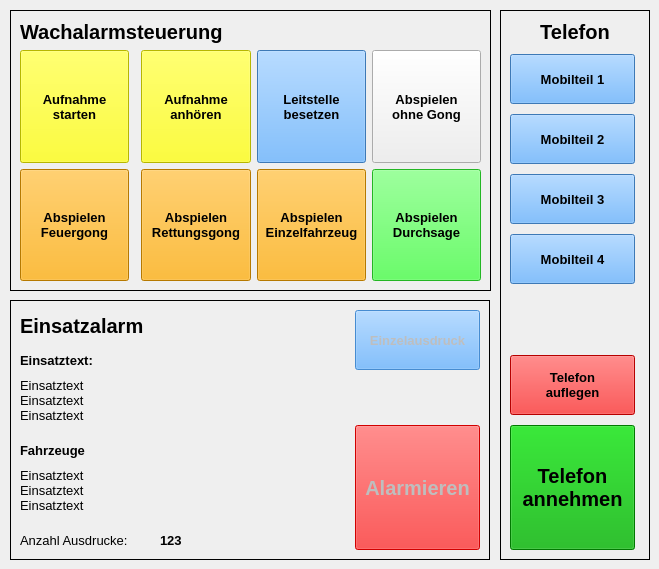
     <widget class="QWidget" name="page_telefon">
      <widget class="QFrame" name="frame_aufnahme_2">
       <property name="geometry">
        <rect>
         <x>10</x>
         <y>10</y>
         <width>481</width>
         <height>281</height>
        </rect>
       </property>
       <property name="frameShape">
        <enum>QFrame::Box</enum>
       </property>
       <layout class="QGridLayout" name="gridLayout_5">
        <item row="1" column="3">
         <widget class="QToolButton" name="toolButton_leitstelle_2">
          <property name="sizePolicy">
           <sizepolicy hsizetype="Expanding" vsizetype="Expanding">
            <horstretch>0</horstretch>
            <verstretch>0</verstretch>
           </sizepolicy>
          </property>
          <property name="font">
           <font>
            <pointsize>10</pointsize>
            <weight>75</weight>
            <bold>true</bold>
           </font>
          </property>
          <property name="styleSheet">
           <string notr="true">background-color: rgb(85, 170, 255);</string>
          </property>
          <property name="text">
           <string>Leitstelle
besetzen</string>
          </property>
         </widget>
        </item>
        <item row="1" column="2">
         <widget class="QPushButton" name="pushButton_aufnahme_anhoeren_2">
          <property name="sizePolicy">
           <sizepolicy hsizetype="Expanding" vsizetype="Expanding">
            <horstretch>0</horstretch>
            <verstretch>0</verstretch>
           </sizepolicy>
          </property>
          <property name="font">
           <font>
            <pointsize>10</pointsize>
            <weight>75</weight>
            <bold>true</bold>
           </font>
          </property>
          <property name="styleSheet">
           <string notr="true">background-color: rgb(255, 255, 0);</string>
          </property>
          <property name="text">
           <string>Aufnahme
anhören</string>
          </property>
         </widget>
        </item>
        <item row="1" column="5">
         <widget class="QPushButton" name="pushButton_play_2">
          <property name="sizePolicy">
           <sizepolicy hsizetype="Expanding" vsizetype="Expanding">
            <horstretch>0</horstretch>
            <verstretch>0</verstretch>
           </sizepolicy>
          </property>
          <property name="font">
           <font>
            <pointsize>10</pointsize>
            <weight>75</weight>
            <bold>true</bold>
           </font>
          </property>
          <property name="text">
           <string>Abspielen
ohne Gong</string>
          </property>
         </widget>
        </item>
        <item row="0" column="0" colspan="4">
         <widget class="QLabel" name="label_text_wachalarmsteuerung">
          <property name="sizePolicy">
           <sizepolicy hsizetype="Minimum" vsizetype="Minimum">
            <horstretch>0</horstretch>
            <verstretch>0</verstretch>
           </sizepolicy>
          </property>
          <property name="font">
           <font>
            <pointsize>15</pointsize>
            <weight>75</weight>
            <bold>true</bold>
           </font>
          </property>
          <property name="text">
           <string>Wachalarmsteuerung</string>
          </property>
         </widget>
        </item>
        <item row="2" column="2">
         <widget class="QToolButton" name="toolButton_play_rettungsgong_2">
          <property name="sizePolicy">
           <sizepolicy hsizetype="Expanding" vsizetype="Expanding">
            <horstretch>0</horstretch>
            <verstretch>0</verstretch>
           </sizepolicy>
          </property>
          <property name="font">
           <font>
            <pointsize>10</pointsize>
            <weight>75</weight>
            <bold>true</bold>
           </font>
          </property>
          <property name="styleSheet">
           <string notr="true">background-color: rgb(255, 170, 0);</string>
          </property>
          <property name="text">
           <string>Abspielen
Rettungsgong</string>
          </property>
          <property name="icon">
           <iconset resource="resources.qrc">
            <normaloff>:/icon/first-aid-kit.png</normaloff>:/icon/first-aid-kit.png</iconset>
          </property>
          <property name="iconSize">
           <size>
            <width>40</width>
            <height>40</height>
           </size>
          </property>
          <property name="toolButtonStyle">
           <enum>Qt::ToolButtonTextUnderIcon</enum>
          </property>
         </widget>
        </item>
        <item row="2" column="3">
         <widget class="QToolButton" name="toolButton_play_einzelfahrzeug_2">
          <property name="sizePolicy">
           <sizepolicy hsizetype="Expanding" vsizetype="Expanding">
            <horstretch>0</horstretch>
            <verstretch>0</verstretch>
           </sizepolicy>
          </property>
          <property name="font">
           <font>
            <pointsize>10</pointsize>
            <weight>75</weight>
            <bold>true</bold>
           </font>
          </property>
          <property name="styleSheet">
           <string notr="true">background-color: rgb(255, 170, 0);</string>
          </property>
          <property name="text">
           <string>Abspielen
Einzelfahrzeug</string>
          </property>
          <property name="icon">
           <iconset resource="resources.qrc">
            <normaloff>:/icon/firefighters.png</normaloff>:/icon/firefighters.png</iconset>
          </property>
          <property name="iconSize">
           <size>
            <width>40</width>
            <height>40</height>
           </size>
          </property>
          <property name="toolButtonStyle">
           <enum>Qt::ToolButtonTextUnderIcon</enum>
          </property>
         </widget>
        </item>
        <item row="2" column="5">
         <widget class="QToolButton" name="toolButton_play_durchsage_2">
          <property name="sizePolicy">
           <sizepolicy hsizetype="Expanding" vsizetype="Expanding">
            <horstretch>0</horstretch>
            <verstretch>0</verstretch>
           </sizepolicy>
          </property>
          <property name="font">
           <font>
            <pointsize>10</pointsize>
            <weight>75</weight>
            <bold>true</bold>
           </font>
          </property>
          <property name="styleSheet">
           <string notr="true">background-color: rgb(50, 255, 50);</string>
          </property>
          <property name="text">
           <string>Abspielen
Durchsage</string>
          </property>
          <property name="icon">
           <iconset resource="resources.qrc">
            <normaloff>:/icon/megaphone.png</normaloff>:/icon/megaphone.png</iconset>
          </property>
          <property name="iconSize">
           <size>
            <width>40</width>
            <height>40</height>
           </size>
          </property>
          <property name="toolButtonStyle">
           <enum>Qt::ToolButtonTextUnderIcon</enum>
          </property>
         </widget>
        </item>
        <item row="2" column="0">
         <widget class="QToolButton" name="toolButton_play_feuergong_2">
          <property name="sizePolicy">
           <sizepolicy hsizetype="Expanding" vsizetype="Expanding">
            <horstretch>0</horstretch>
            <verstretch>0</verstretch>
           </sizepolicy>
          </property>
          <property name="font">
           <font>
            <pointsize>10</pointsize>
            <weight>75</weight>
            <bold>true</bold>
           </font>
          </property>
          <property name="styleSheet">
           <string notr="true">background-color: rgb(255, 170, 0);</string>
          </property>
          <property name="text">
           <string>Abspielen
Feuergong</string>
          </property>
          <property name="icon">
           <iconset resource="resources.qrc">
            <normaloff>:/icon/fire.png</normaloff>:/icon/fire.png</iconset>
          </property>
          <property name="iconSize">
           <size>
            <width>40</width>
            <height>40</height>
           </size>
          </property>
          <property name="toolButtonStyle">
           <enum>Qt::ToolButtonTextUnderIcon</enum>
          </property>
         </widget>
        </item>
        <item row="1" column="0">
         <widget class="QPushButton" name="pushButton_aufnahme_2">
          <property name="sizePolicy">
           <sizepolicy hsizetype="Expanding" vsizetype="Expanding">
            <horstretch>0</horstretch>
            <verstretch>0</verstretch>
           </sizepolicy>
          </property>
          <property name="font">
           <font>
            <pointsize>10</pointsize>
            <weight>75</weight>
            <bold>true</bold>
           </font>
          </property>
          <property name="styleSheet">
           <string notr="true">background-color:#ffff00</string>
          </property>
          <property name="text">
           <string>Aufnahme
starten</string>
          </property>
         </widget>
        </item>
       </layout>
      </widget>
      <widget class="QFrame" name="frame">
       <property name="geometry">
        <rect>
         <x>500</x>
         <y>10</y>
         <width>150</width>
         <height>550</height>
        </rect>
       </property>
       <property name="frameShape">
        <enum>QFrame::Box</enum>
       </property>
       <layout class="QVBoxLayout" name="verticalLayout_5">
        <property name="spacing">
         <number>10</number>
        </property>
        <item>
         <widget class="QLabel" name="label_text_telefon">
          <property name="font">
           <font>
            <pointsize>15</pointsize>
            <weight>75</weight>
            <bold>true</bold>
           </font>
          </property>
          <property name="text">
           <string>Telefon</string>
          </property>
          <property name="alignment">
           <set>Qt::AlignCenter</set>
          </property>
         </widget>
        </item>
        <item>
         <widget class="QPushButton" name="pushButton_kurzwahl_1">
          <property name="minimumSize">
           <size>
            <width>125</width>
            <height>50</height>
           </size>
          </property>
          <property name="maximumSize">
           <size>
            <width>125</width>
            <height>50</height>
           </size>
          </property>
          <property name="font">
           <font>
            <pointsize>10</pointsize>
            <weight>75</weight>
            <bold>true</bold>
           </font>
          </property>
          <property name="styleSheet">
           <string notr="true">background-color: rgb(85, 170, 255);</string>
          </property>
          <property name="text">
           <string>Mobilteil 1</string>
          </property>
          <property name="icon">
           <iconset resource="resources.qrc">
            <normaloff>:/icon/walkie-talkie.png</normaloff>:/icon/walkie-talkie.png</iconset>
          </property>
         </widget>
        </item>
        <item>
         <widget class="QPushButton" name="pushButton_kurzwahl_2">
          <property name="minimumSize">
           <size>
            <width>125</width>
            <height>50</height>
           </size>
          </property>
          <property name="maximumSize">
           <size>
            <width>125</width>
            <height>50</height>
           </size>
          </property>
          <property name="font">
           <font>
            <pointsize>10</pointsize>
            <weight>75</weight>
            <bold>true</bold>
           </font>
          </property>
          <property name="styleSheet">
           <string notr="true">background-color: rgb(85, 170, 255);</string>
          </property>
          <property name="text">
           <string>Mobilteil 2</string>
          </property>
          <property name="icon">
           <iconset resource="resources.qrc">
            <normaloff>:/icon/walkie-talkie.png</normaloff>:/icon/walkie-talkie.png</iconset>
          </property>
         </widget>
        </item>
        <item>
         <widget class="QPushButton" name="pushButton_kurzwahl_3">
          <property name="minimumSize">
           <size>
            <width>125</width>
            <height>50</height>
           </size>
          </property>
          <property name="maximumSize">
           <size>
            <width>125</width>
            <height>50</height>
           </size>
          </property>
          <property name="font">
           <font>
            <pointsize>10</pointsize>
            <weight>75</weight>
            <bold>true</bold>
           </font>
          </property>
          <property name="styleSheet">
           <string notr="true">background-color: rgb(85, 170, 255);</string>
          </property>
          <property name="text">
           <string>Mobilteil 3</string>
          </property>
          <property name="icon">
           <iconset resource="resources.qrc">
            <normaloff>:/icon/walkie-talkie.png</normaloff>:/icon/walkie-talkie.png</iconset>
          </property>
         </widget>
        </item>
        <item>
         <widget class="QPushButton" name="pushButton_kurzwahl_4">
          <property name="minimumSize">
           <size>
            <width>125</width>
            <height>50</height>
           </size>
          </property>
          <property name="maximumSize">
           <size>
            <width>125</width>
            <height>50</height>
           </size>
          </property>
          <property name="font">
           <font>
            <pointsize>10</pointsize>
            <weight>75</weight>
            <bold>true</bold>
           </font>
          </property>
          <property name="styleSheet">
           <string notr="true">background-color: rgb(85, 170, 255);</string>
          </property>
          <property name="text">
           <string>Mobilteil 4</string>
          </property>
          <property name="icon">
           <iconset resource="resources.qrc">
            <normaloff>:/icon/walkie-talkie.png</normaloff>:/icon/walkie-talkie.png</iconset>
          </property>
         </widget>
        </item>
        <item>
         <spacer name="verticalSpacer_telefon">
          <property name="orientation">
           <enum>Qt::Vertical</enum>
          </property>
          <property name="sizeHint" stdset="0">
           <size>
            <width>20</width>
            <height>40</height>
           </size>
          </property>
         </spacer>
        </item>
        <item>
         <widget class="QPushButton" name="pushButton_tel_trennen">
          <property name="minimumSize">
           <size>
            <width>125</width>
            <height>60</height>
           </size>
          </property>
          <property name="maximumSize">
           <size>
            <width>125</width>
            <height>60</height>
           </size>
          </property>
          <property name="font">
           <font>
            <pointsize>10</pointsize>
            <weight>75</weight>
            <bold>true</bold>
           </font>
          </property>
          <property name="styleSheet">
           <string notr="true">background-color: rgb(255, 0, 0);</string>
          </property>
          <property name="text">
           <string>Telefon
auflegen</string>
          </property>
         </widget>
        </item>
        <item>
         <widget class="QToolButton" name="toolButton_tel_abheben">
          <property name="sizePolicy">
           <sizepolicy hsizetype="Fixed" vsizetype="Fixed">
            <horstretch>0</horstretch>
            <verstretch>0</verstretch>
           </sizepolicy>
          </property>
          <property name="minimumSize">
           <size>
            <width>125</width>
            <height>125</height>
           </size>
          </property>
          <property name="maximumSize">
           <size>
            <width>125</width>
            <height>125</height>
           </size>
          </property>
          <property name="font">
           <font>
            <pointsize>15</pointsize>
            <weight>75</weight>
            <bold>true</bold>
           </font>
          </property>
          <property name="styleSheet">
           <string notr="true">background-color: rgb(0, 170, 0);</string>
          </property>
          <property name="text">
           <string>Telefon
annehmen</string>
          </property>
          <property name="icon">
           <iconset resource="resources.qrc">
            <normaloff>:/icon/emergency.png</normaloff>:/icon/emergency.png</iconset>
          </property>
          <property name="iconSize">
           <size>
            <width>60</width>
            <height>60</height>
           </size>
          </property>
          <property name="toolButtonStyle">
           <enum>Qt::ToolButtonTextUnderIcon</enum>
          </property>
         </widget>
        </item>
       </layout>
      </widget>
      <widget class="QFrame" name="frame_einsatzalarm">
       <property name="geometry">
        <rect>
         <x>10</x>
         <y>300</y>
         <width>480</width>
         <height>260</height>
        </rect>
       </property>
       <property name="frameShape">
        <enum>QFrame::Box</enum>
       </property>
       <property name="frameShadow">
        <enum>QFrame::Plain</enum>
       </property>
       <widget class="QToolButton" name="toolButton_alarmieren">
        <property name="enabled">
         <bool>false</bool>
        </property>
        <property name="geometry">
         <rect>
          <x>345</x>
          <y>125</y>
          <width>125</width>
          <height>125</height>
         </rect>
        </property>
        <property name="font">
         <font>
          <pointsize>15</pointsize>
          <weight>75</weight>
          <bold>true</bold>
         </font>
        </property>
        <property name="styleSheet">
         <string notr="true">background-color: rgb(255, 0, 0);</string>
        </property>
        <property name="text">
         <string>Alarmieren</string>
        </property>
        <property name="icon">
         <iconset resource="resources.qrc">
          <normaloff>:/icon/alarm-2.png</normaloff>:/icon/alarm-2.png</iconset>
        </property>
        <property name="iconSize">
         <size>
          <width>60</width>
          <height>60</height>
         </size>
        </property>
        <property name="toolButtonStyle">
         <enum>Qt::ToolButtonTextUnderIcon</enum>
        </property>
       </widget>
       <widget class="QPushButton" name="pushButton_einzelausdruck">
        <property name="enabled">
         <bool>false</bool>
        </property>
        <property name="geometry">
         <rect>
          <x>345</x>
          <y>10</y>
          <width>125</width>
          <height>60</height>
         </rect>
        </property>
        <property name="font">
         <font>
          <pointsize>10</pointsize>
          <weight>75</weight>
          <bold>true</bold>
         </font>
        </property>
        <property name="styleSheet">
         <string notr="true">background-color: rgb(85, 170, 255);</string>
        </property>
        <property name="text">
         <string>Einzelausdruck</string>
        </property>
       </widget>
       <widget class="QLabel" name="label_text_anzahl_ausdrucke">
        <property name="geometry">
         <rect>
          <x>10</x>
          <y>230</y>
          <width>120</width>
          <height>20</height>
         </rect>
        </property>
        <property name="font">
         <font>
          <pointsize>10</pointsize>
         </font>
        </property>
        <property name="text">
         <string>Anzahl Ausdrucke:</string>
        </property>
       </widget>
       <widget class="QLabel" name="label_text_einsaztalarm">
        <property name="geometry">
         <rect>
          <x>10</x>
          <y>10</y>
          <width>151</width>
          <height>31</height>
         </rect>
        </property>
        <property name="font">
         <font>
          <pointsize>15</pointsize>
          <weight>75</weight>
          <bold>true</bold>
         </font>
        </property>
        <property name="text">
         <string>Einsatzalarm</string>
        </property>
       </widget>
       <widget class="QLabel" name="label_anzahl_ausdrucke">
        <property name="geometry">
         <rect>
          <x>150</x>
          <y>230</y>
          <width>100</width>
          <height>20</height>
         </rect>
        </property>
        <property name="font">
         <font>
          <pointsize>10</pointsize>
          <weight>75</weight>
          <bold>true</bold>
         </font>
        </property>
        <property name="text">
         <string>123</string>
        </property>
       </widget>
       <widget class="QLabel" name="label_einsatztext">
        <property name="geometry">
         <rect>
          <x>10</x>
          <y>70</y>
          <width>325</width>
          <height>60</height>
         </rect>
        </property>
        <property name="font">
         <font>
          <pointsize>10</pointsize>
         </font>
        </property>
        <property name="text">
         <string>Einsatztext
Einsatztext
Einsatztext</string>
        </property>
        <property name="wordWrap">
         <bool>true</bool>
        </property>
       </widget>
       <widget class="QLabel" name="label_text_einsatztext">
        <property name="geometry">
         <rect>
          <x>10</x>
          <y>50</y>
          <width>120</width>
          <height>20</height>
         </rect>
        </property>
        <property name="font">
         <font>
          <pointsize>10</pointsize>
          <weight>75</weight>
          <bold>true</bold>
         </font>
        </property>
        <property name="text">
         <string>Einsatztext:</string>
        </property>
       </widget>
       <widget class="QLabel" name="label_text_fahrzeuge">
        <property name="geometry">
         <rect>
          <x>10</x>
          <y>140</y>
          <width>120</width>
          <height>20</height>
         </rect>
        </property>
        <property name="font">
         <font>
          <pointsize>10</pointsize>
          <weight>75</weight>
          <bold>true</bold>
         </font>
        </property>
        <property name="text">
         <string>Fahrzeuge</string>
        </property>
       </widget>
       <widget class="QLabel" name="label_fahrzeuge">
        <property name="geometry">
         <rect>
          <x>10</x>
          <y>160</y>
          <width>325</width>
          <height>60</height>
         </rect>
        </property>
        <property name="font">
         <font>
          <pointsize>10</pointsize>
         </font>
        </property>
        <property name="text">
         <string>Einsatztext
Einsatztext
Einsatztext</string>
        </property>
        <property name="wordWrap">
         <bool>true</bool>
        </property>
       </widget>
      </widget>
     </widget>
